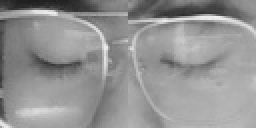
#> input picture dataset_dynamic_aligned/closed/closed_1082_64x64_dyn_Combined.jpg, 128 x 64 px, found by its file name (shown 2 times larger); its folder holds only this picture in this run
$ python cnn_close_garbage_cleaning.py
#> lines starting #> are read from the running program, lines starting #| are printed output that depends on the picture
import cv2
import os
import shutil

# ================= CONFIGURATION =================
# Point this to your CLOSED folder (images that should show closed eyes).
TARGET_FOLDER = r"S:\VSCode Projects\MediaFace\dataset_dynamic_aligned\closed"
# Where to move suspected open-eye frames or obvious artifacts.
TRASH_FOLDER = r"S:\VSCode Projects\MediaFace\dataset_dynamic_aligned\blurry images\closed_trash_opens"
# =================================================


def clean_closed_folder():
    # Haar cascade that tends to fire on visible eye structures; useful to spot accidental open-eye frames.
    cascade_path = cv2.data.haarcascades + "haarcascade_eye_tree_eyeglasses.xml"
    eye_cascade = cv2.CascadeClassifier(cascade_path)

    if eye_cascade.empty():
        print("Error: Could not find haar cascade xml file.")
        return

    print(f"Scanning for open-eye hits in: {TARGET_FOLDER}")
    os.makedirs(TRASH_FOLDER, exist_ok=True)

    files = [f for f in os.listdir(TARGET_FOLDER) if f.lower().endswith(".jpg")]
    moved_count = 0
    kept_count = 0

    for file in files:
        file_path = os.path.join(TARGET_FOLDER, file)

        img = cv2.imread(file_path)
#> img is the input picture: shape (64, 128, 3); min 28, max 239, mean 147.4
        if img is None:
            print(f"REJECT: {file} (Unreadable image)")
            try:
                shutil.move(file_path, os.path.join(TRASH_FOLDER, file))
                moved_count += 1
            except Exception as e:
                print(f"Error moving: {e}")
            continue

        # Upscale small 64x64 crops to help the cascade detect eye structures.
        large_img = cv2.resize(img, (128, 128))
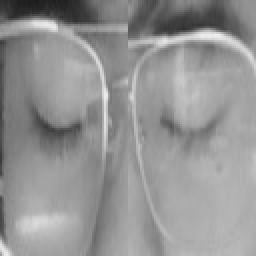
#> large_img: shape (128, 128, 3) (shown 2 times larger); min 28, max 237, mean 147.6
        gray = cv2.cvtColor(large_img, cv2.COLOR_BGR2GRAY)

        # If the cascade detects eye-like structures, treat it as an accidental open-eye frame.
        eyes = eye_cascade.detectMultiScale(gray, scaleFactor=1.05, minNeighbors=2, minSize=(30, 30))
#> eyes = ()

        if len(eyes) > 0:
            print(f"REJECT (looks open): {file} (Detections: {len(eyes)})")
            try:
                shutil.move(file_path, os.path.join(TRASH_FOLDER, file))
                moved_count += 1
            except Exception as e:
                print(f"Error moving: {e}")
        else:
            kept_count += 1

    print("\nScan Complete.")
    print(f"Kept:  {kept_count} (Likely closed eyes)")
    print(f"Moved: {moved_count} (Suspected open eyes / artifacts)")
    print(f"Check '{TRASH_FOLDER}' to verify.")


if __name__ == "__main__":
    clean_closed_folder()
